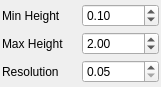
<?xml version="1.0" encoding="UTF-8"?>
<ui version="4.0">
 <class>MapRegionConfigure</class>
 <widget class="QWidget" name="MapRegionConfigure">
  <property name="geometry">
   <rect>
    <x>0</x>
    <y>0</y>
    <width>161</width>
    <height>87</height>
   </rect>
  </property>
  <property name="windowTitle">
   <string>MapRegionConfigure</string>
  </property>
  <layout class="QVBoxLayout" name="verticalLayout_4">
   <property name="spacing">
    <number>0</number>
   </property>
   <property name="margin">
    <number>2</number>
   </property>
   <item>
    <widget class="QWidget" name="widget_3" native="true">
     <layout class="QGridLayout" name="gridLayout_2">
      <property name="margin">
       <number>0</number>
      </property>
      <property name="spacing">
       <number>3</number>
      </property>
      <item row="0" column="0">
       <widget class="QLabel" name="label_5">
        <property name="text">
         <string>Min Height</string>
        </property>
       </widget>
      </item>
      <item row="1" column="0">
       <widget class="QLabel" name="label_4">
        <property name="text">
         <string>Max Height</string>
        </property>
       </widget>
      </item>
      <item row="2" column="0">
       <widget class="QLabel" name="label_6">
        <property name="text">
         <string>Resolution</string>
        </property>
       </widget>
      </item>
      <item row="0" column="1">
       <widget class="QDoubleSpinBox" name="minHeight">
        <property name="minimum">
         <double>-100.000000000000000</double>
        </property>
        <property name="maximum">
         <double>100.000000000000000</double>
        </property>
        <property name="singleStep">
         <double>0.100000000000000</double>
        </property>
        <property name="value">
         <double>0.100000000000000</double>
        </property>
       </widget>
      </item>
      <item row="1" column="1">
       <widget class="QDoubleSpinBox" name="maxHeight">
        <property name="minimum">
         <double>-100.000000000000000</double>
        </property>
        <property name="maximum">
         <double>100.000000000000000</double>
        </property>
        <property name="singleStep">
         <double>0.010000000000000</double>
        </property>
        <property name="value">
         <double>2.000000000000000</double>
        </property>
       </widget>
      </item>
      <item row="2" column="1">
       <widget class="QDoubleSpinBox" name="resolution">
        <property name="minimum">
         <double>0.050000000000000</double>
        </property>
        <property name="maximum">
         <double>10.000000000000000</double>
        </property>
        <property name="singleStep">
         <double>0.010000000000000</double>
        </property>
        <property name="value">
         <double>0.050000000000000</double>
        </property>
       </widget>
      </item>
     </layout>
    </widget>
   </item>
  </layout>
 </widget>
 <layoutdefault spacing="6" margin="11"/>
 <resources/>
 <connections/>
 <slots>
  <slot>lidarPointCloudToggled()</slot>
  <slot>stereoPointCloudToggled()</slot>
  <slot>requestMap()</slot>
  <slot>requestOctomap()</slot>
  <slot>requestPointCloud()</slot>
 </slots>
</ui>
